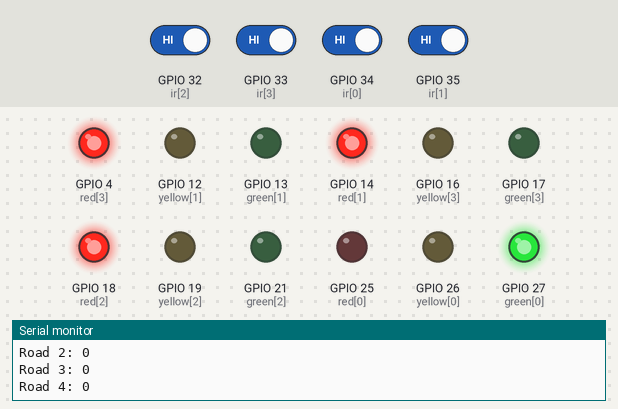
Simulated run of this sketch. Board: ESP32. Shown: output pins drawn as LEDs (lit = HIGH), the last lines printed to the serial monitor. Inputs (shaded band) come from the test bench; at power-on: GPIO 32 (ir[2]), GPIO 33 (ir[3]), GPIO 34 (ir[0]), GPIO 35 (ir[1]) HIGH. WiFi joins after 1.5 s; servers stay silent unless stated.

Above: at 3.2 s.
3.3 s: GPIO 32 (ir[2]) driven LOW
At 9.4 s:
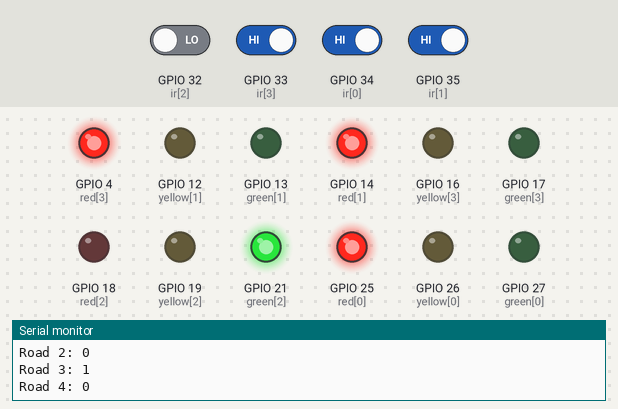
10.6 s: GPIO 34 (ir[0]) driven LOW
At 15.15 s:
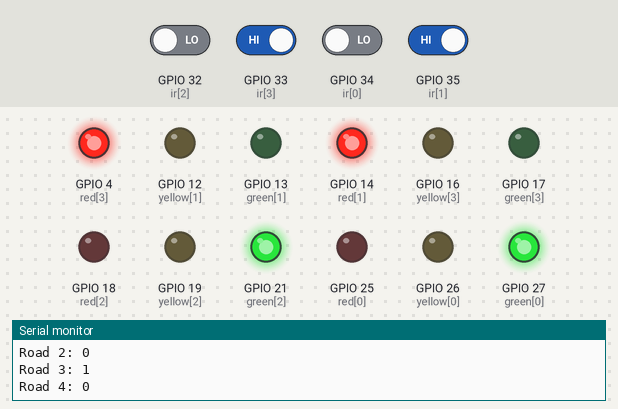
17.5 s: GPIO 34 (ir[0]) driven HIGH
At 21.35 s:
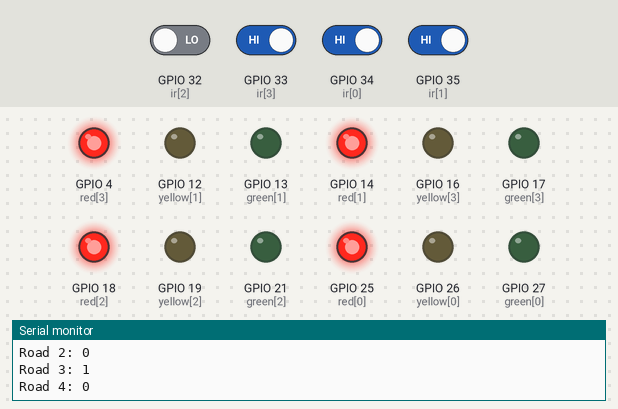
24.4 s: GPIO 35 (ir[1]) driven LOW
At 28.3 s:
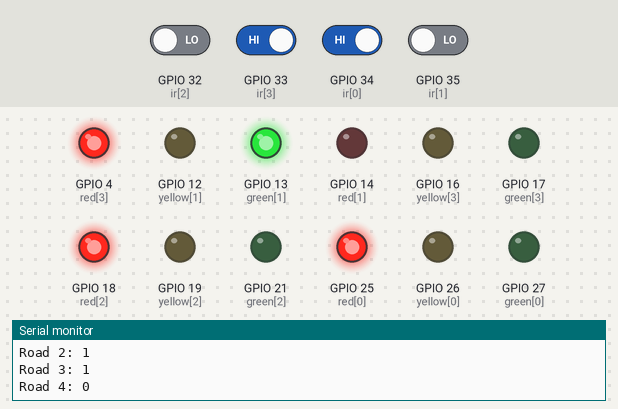
31.3 s: GPIO 34 (ir[0]) driven LOW
At 33.68 s:
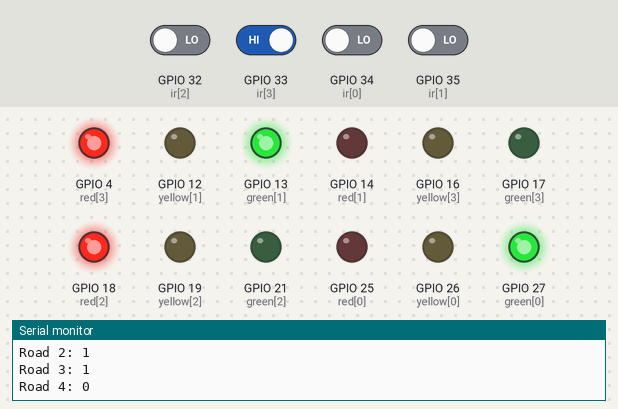
38.2 s: GPIO 32 (ir[2]) driven HIGH and GPIO 33 (ir[3]) driven LOW and GPIO 34 (ir[0]) driven HIGH and GPIO 35 (ir[1]) driven HIGH
At 40.9 s:
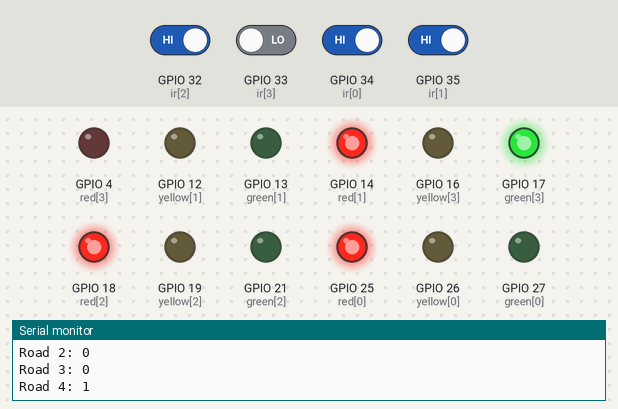
Timing chart, 0 to 42.4 s (numbered marks = the images above; inputs shaded):
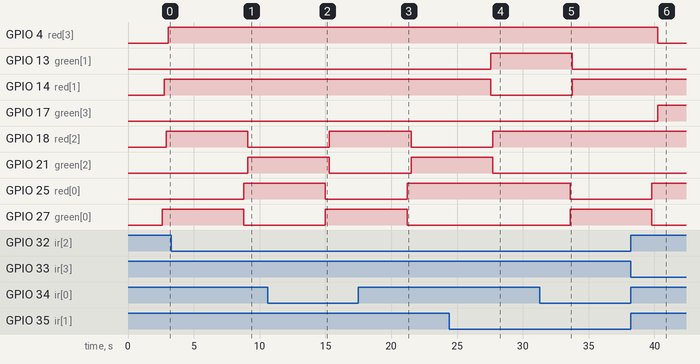

The sketch:

smart_traffic.12_.ino
```cpp
#include <WiFi.h>
#include <Firebase_ESP_Client.h>

// WiFi
const char* ssid = "GUGAN";
const char* password = "123456789";

// Firebase
#define DATABASE_URL "https://smarttrafficiot-1a05e-default-rtdb.firebaseio.com"
#define API_KEY "AIzaSyA1oCW9Z8yF5mUfVfdrwBWV_RVw5TJynyU"

FirebaseData fbdo;
FirebaseAuth auth;
FirebaseConfig config;

// IR Sensor Pins
int ir[4] = {34, 35, 32, 33};

// LED Pins
int red[4]    = {25, 14, 18, 4};
int yellow[4] = {26, 12, 19, 16};
int green[4]  = {27, 13, 21, 17};

int density[4];

void setup() {
  Serial.begin(115200);

  // Pin setup
  for(int i=0; i<4; i++){
    pinMode(ir[i], INPUT);

    pinMode(red[i], OUTPUT);
    pinMode(yellow[i], OUTPUT);
    pinMode(green[i], OUTPUT);
  }

  // WiFi connect
  WiFi.begin(ssid, password);
  while (WiFi.status() != WL_CONNECTED) {
    delay(1000);
    Serial.println("Connecting to WiFi...");
  }
  Serial.println("Connected!");

  // Firebase setup
  config.api_key = API_KEY;
  config.database_url = DATABASE_URL;

  Firebase.begin(&config, &auth);
  Firebase.reconnectWiFi(true);
}

// Read IR Sensors
void readDensity(){
  for(int i=0; i<4; i++){
    if(digitalRead(ir[i]) == LOW){
      density[i] = 1; // vehicle present
    } else {
      density[i] = 0;
    }
  }
}

// Send data to Firebase
void sendToFirebase(){
  for(int i=0;i<4;i++){
    String path = "/trafficSystem/road" + String(i+1) + "/density";
    Firebase.RTDB.setInt(&fbdo, path, density[i]);
  }
}

// Control signals
void controlSignals(){
  int maxRoad = 0;

  for(int i=1;i<4;i++){
    if(density[i] > density[maxRoad]){
      maxRoad = i;
    }
  }

  for(int i=0;i<4;i++){
    if(i == maxRoad){
      digitalWrite(green[i], HIGH);
      digitalWrite(red[i], LOW);

      Firebase.RTDB.setString(&fbdo,
        "/trafficSystem/road" + String(i+1) + "/signal",
        "GREEN");
    } else {
      digitalWrite(green[i], LOW);
      digitalWrite(red[i], HIGH);

      Firebase.RTDB.setString(&fbdo,
        "/trafficSystem/road" + String(i+1) + "/signal",
        "RED");
    }
  }
}

void loop() {

  readDensity();

  // Print data
  for(int i=0;i<4;i++){
    Serial.print("Road ");
    Serial.print(i+1);
    Serial.print(": ");
    Serial.println(density[i]);
  }

  sendToFirebase();

  controlSignals();

  delay(5000);
}
```

Measured:
- after the input at 3.3 s, GPIO 18 (red[2]): HIGH → LOW after 5.8 s; GPIO 21 (green[2]): LOW → HIGH after 5.8 s; GPIO 25 (red[0]): LOW → HIGH after 5.5 s; GPIO 27 (green[0]): HIGH → LOW after 5.5 s
- after the input at 10.6 s, GPIO 18 (red[2]): LOW → HIGH after 4.7 s; GPIO 21 (green[2]): HIGH → LOW after 4.7 s; GPIO 25 (red[0]): HIGH → LOW after 4.4 s; GPIO 27 (green[0]): LOW → HIGH after 4.4 s
- after the input at 17.5 s, GPIO 18 (red[2]): HIGH → LOW after 4.0 s; GPIO 21 (green[2]): LOW → HIGH after 4.0 s; GPIO 25 (red[0]): LOW → HIGH after 3.7 s; GPIO 27 (green[0]): HIGH → LOW after 3.7 s
- after the input at 24.4 s, GPIO 13 (green[1]): LOW → HIGH after 3.2 s; GPIO 14 (red[1]): HIGH → LOW after 3.2 s; GPIO 18 (red[2]): LOW → HIGH after 3.3 s; GPIO 21 (green[2]): HIGH → LOW after 3.3 s
- after the input at 31.3 s, GPIO 13 (green[1]): HIGH → LOW after 2.5 s; GPIO 14 (red[1]): LOW → HIGH after 2.5 s; GPIO 25 (red[0]): HIGH → LOW after 2.3 s; GPIO 27 (green[0]): LOW → HIGH after 2.3 s
- after the input at 38.2 s, GPIO 4 (red[3]): HIGH → LOW after 2.1 s; GPIO 17 (green[3]): LOW → HIGH after 2.1 s; GPIO 25 (red[0]): LOW → HIGH after 1.6 s; GPIO 27 (green[0]): HIGH → LOW after 1.6 s
